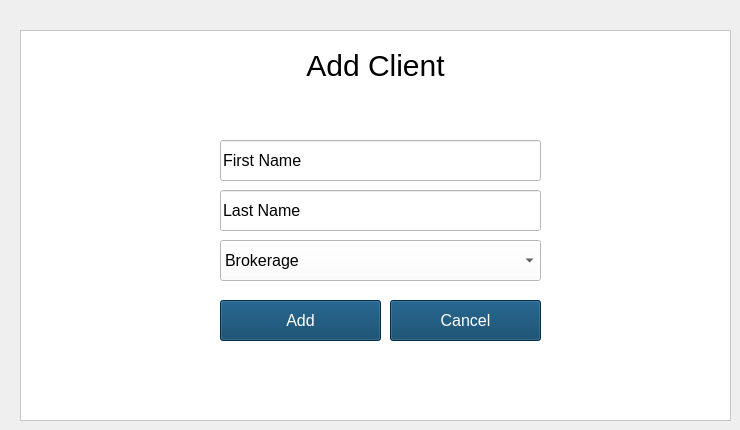
    <widget class="QWidget" name="add_client">
     <widget class="QFrame" name="frame_5">
      <property name="geometry">
       <rect>
        <x>20</x>
        <y>30</y>
        <width>711</width>
        <height>391</height>
       </rect>
      </property>
      <property name="styleSheet">
       <string notr="true">background-color: white
</string>
      </property>
      <property name="frameShape">
       <enum>QFrame::StyledPanel</enum>
      </property>
      <property name="frameShadow">
       <enum>QFrame::Raised</enum>
      </property>
      <widget class="QLabel" name="add_client_title">
       <property name="geometry">
        <rect>
         <x>20</x>
         <y>10</y>
         <width>671</width>
         <height>51</height>
        </rect>
       </property>
       <property name="styleSheet">
        <string notr="true">background-color: white;
color: black;
font-size: 30px;</string>
       </property>
       <property name="text">
        <string>Add Client</string>
       </property>
       <property name="alignment">
        <set>Qt::AlignCenter</set>
       </property>
      </widget>
      <widget class="QPushButton" name="add_client_btn_add">
       <property name="geometry">
        <rect>
         <x>200</x>
         <y>270</y>
         <width>161</width>
         <height>41</height>
        </rect>
       </property>
       <property name="palette">
        <palette>
         <active>
          <colorrole role="WindowText">
           <brush brushstyle="SolidPattern">
            <color alpha="255">
             <red>255</red>
             <green>255</green>
             <blue>255</blue>
            </color>
           </brush>
          </colorrole>
          <colorrole role="Button">
           <brush brushstyle="SolidPattern">
            <color alpha="255">
             <red>3</red>
             <green>62</green>
             <blue>99</blue>
            </color>
           </brush>
          </colorrole>
          <colorrole role="Text">
           <brush brushstyle="SolidPattern">
            <color alpha="255">
             <red>255</red>
             <green>255</green>
             <blue>255</blue>
            </color>
           </brush>
          </colorrole>
          <colorrole role="ButtonText">
           <brush brushstyle="SolidPattern">
            <color alpha="255">
             <red>255</red>
             <green>255</green>
             <blue>255</blue>
            </color>
           </brush>
          </colorrole>
          <colorrole role="Base">
           <brush brushstyle="SolidPattern">
            <color alpha="255">
             <red>3</red>
             <green>62</green>
             <blue>99</blue>
            </color>
           </brush>
          </colorrole>
          <colorrole role="Window">
           <brush brushstyle="SolidPattern">
            <color alpha="255">
             <red>3</red>
             <green>62</green>
             <blue>99</blue>
            </color>
           </brush>
          </colorrole>
          <colorrole role="PlaceholderText">
           <brush brushstyle="NoBrush">
            <color alpha="128">
             <red>255</red>
             <green>255</green>
             <blue>255</blue>
            </color>
           </brush>
          </colorrole>
         </active>
         <inactive>
          <colorrole role="WindowText">
           <brush brushstyle="SolidPattern">
            <color alpha="255">
             <red>255</red>
             <green>255</green>
             <blue>255</blue>
            </color>
           </brush>
          </colorrole>
          <colorrole role="Button">
           <brush brushstyle="SolidPattern">
            <color alpha="255">
             <red>3</red>
             <green>62</green>
             <blue>99</blue>
            </color>
           </brush>
          </colorrole>
          <colorrole role="Text">
           <brush brushstyle="SolidPattern">
            <color alpha="255">
             <red>255</red>
             <green>255</green>
             <blue>255</blue>
            </color>
           </brush>
          </colorrole>
          <colorrole role="ButtonText">
           <brush brushstyle="SolidPattern">
            <color alpha="255">
             <red>255</red>
             <green>255</green>
             <blue>255</blue>
            </color>
           </brush>
          </colorrole>
          <colorrole role="Base">
           <brush brushstyle="SolidPattern">
            <color alpha="255">
             <red>3</red>
             <green>62</green>
             <blue>99</blue>
            </color>
           </brush>
          </colorrole>
          <colorrole role="Window">
           <brush brushstyle="SolidPattern">
            <color alpha="255">
             <red>3</red>
             <green>62</green>
             <blue>99</blue>
            </color>
           </brush>
          </colorrole>
          <colorrole role="PlaceholderText">
           <brush brushstyle="NoBrush">
            <color alpha="128">
             <red>255</red>
             <green>255</green>
             <blue>255</blue>
            </color>
           </brush>
          </colorrole>
         </inactive>
         <disabled>
          <colorrole role="WindowText">
           <brush brushstyle="SolidPattern">
            <color alpha="255">
             <red>255</red>
             <green>255</green>
             <blue>255</blue>
            </color>
           </brush>
          </colorrole>
          <colorrole role="Button">
           <brush brushstyle="SolidPattern">
            <color alpha="255">
             <red>3</red>
             <green>62</green>
             <blue>99</blue>
            </color>
           </brush>
          </colorrole>
          <colorrole role="Text">
           <brush brushstyle="SolidPattern">
            <color alpha="255">
             <red>255</red>
             <green>255</green>
             <blue>255</blue>
            </color>
           </brush>
          </colorrole>
          <colorrole role="ButtonText">
           <brush brushstyle="SolidPattern">
            <color alpha="255">
             <red>255</red>
             <green>255</green>
             <blue>255</blue>
            </color>
           </brush>
          </colorrole>
          <colorrole role="Base">
           <brush brushstyle="SolidPattern">
            <color alpha="255">
             <red>3</red>
             <green>62</green>
             <blue>99</blue>
            </color>
           </brush>
          </colorrole>
          <colorrole role="Window">
           <brush brushstyle="SolidPattern">
            <color alpha="255">
             <red>3</red>
             <green>62</green>
             <blue>99</blue>
            </color>
           </brush>
          </colorrole>
          <colorrole role="PlaceholderText">
           <brush brushstyle="NoBrush">
            <color alpha="128">
             <red>255</red>
             <green>255</green>
             <blue>255</blue>
            </color>
           </brush>
          </colorrole>
         </disabled>
        </palette>
       </property>
       <property name="font">
        <font>
         <pointsize>12</pointsize>
        </font>
       </property>
       <property name="styleSheet">
        <string notr="true">background-color: #033E63;
color: white</string>
       </property>
       <property name="text">
        <string>Add</string>
       </property>
      </widget>
      <widget class="QPushButton" name="add_client_btn_cancel">
       <property name="geometry">
        <rect>
         <x>370</x>
         <y>270</y>
         <width>151</width>
         <height>41</height>
        </rect>
       </property>
       <property name="palette">
        <palette>
         <active>
          <colorrole role="WindowText">
           <brush brushstyle="SolidPattern">
            <color alpha="255">
             <red>255</red>
             <green>255</green>
             <blue>255</blue>
            </color>
           </brush>
          </colorrole>
          <colorrole role="Button">
           <brush brushstyle="SolidPattern">
            <color alpha="255">
             <red>3</red>
             <green>62</green>
             <blue>99</blue>
            </color>
           </brush>
          </colorrole>
          <colorrole role="Text">
           <brush brushstyle="SolidPattern">
            <color alpha="255">
             <red>255</red>
             <green>255</green>
             <blue>255</blue>
            </color>
           </brush>
          </colorrole>
          <colorrole role="ButtonText">
           <brush brushstyle="SolidPattern">
            <color alpha="255">
             <red>255</red>
             <green>255</green>
             <blue>255</blue>
            </color>
           </brush>
          </colorrole>
          <colorrole role="Base">
           <brush brushstyle="SolidPattern">
            <color alpha="255">
             <red>3</red>
             <green>62</green>
             <blue>99</blue>
            </color>
           </brush>
          </colorrole>
          <colorrole role="Window">
           <brush brushstyle="SolidPattern">
            <color alpha="255">
             <red>3</red>
             <green>62</green>
             <blue>99</blue>
            </color>
           </brush>
          </colorrole>
          <colorrole role="PlaceholderText">
           <brush brushstyle="NoBrush">
            <color alpha="128">
             <red>255</red>
             <green>255</green>
             <blue>255</blue>
            </color>
           </brush>
          </colorrole>
         </active>
         <inactive>
          <colorrole role="WindowText">
           <brush brushstyle="SolidPattern">
            <color alpha="255">
             <red>255</red>
             <green>255</green>
             <blue>255</blue>
            </color>
           </brush>
          </colorrole>
          <colorrole role="Button">
           <brush brushstyle="SolidPattern">
            <color alpha="255">
             <red>3</red>
             <green>62</green>
             <blue>99</blue>
            </color>
           </brush>
          </colorrole>
          <colorrole role="Text">
           <brush brushstyle="SolidPattern">
            <color alpha="255">
             <red>255</red>
             <green>255</green>
             <blue>255</blue>
            </color>
           </brush>
          </colorrole>
          <colorrole role="ButtonText">
           <brush brushstyle="SolidPattern">
            <color alpha="255">
             <red>255</red>
             <green>255</green>
             <blue>255</blue>
            </color>
           </brush>
          </colorrole>
          <colorrole role="Base">
           <brush brushstyle="SolidPattern">
            <color alpha="255">
             <red>3</red>
             <green>62</green>
             <blue>99</blue>
            </color>
           </brush>
          </colorrole>
          <colorrole role="Window">
           <brush brushstyle="SolidPattern">
            <color alpha="255">
             <red>3</red>
             <green>62</green>
             <blue>99</blue>
            </color>
           </brush>
          </colorrole>
          <colorrole role="PlaceholderText">
           <brush brushstyle="NoBrush">
            <color alpha="128">
             <red>255</red>
             <green>255</green>
             <blue>255</blue>
            </color>
           </brush>
          </colorrole>
         </inactive>
         <disabled>
          <colorrole role="WindowText">
           <brush brushstyle="SolidPattern">
            <color alpha="255">
             <red>255</red>
             <green>255</green>
             <blue>255</blue>
            </color>
           </brush>
          </colorrole>
          <colorrole role="Button">
           <brush brushstyle="SolidPattern">
            <color alpha="255">
             <red>3</red>
             <green>62</green>
             <blue>99</blue>
            </color>
           </brush>
          </colorrole>
          <colorrole role="Text">
           <brush brushstyle="SolidPattern">
            <color alpha="255">
             <red>255</red>
             <green>255</green>
             <blue>255</blue>
            </color>
           </brush>
          </colorrole>
          <colorrole role="ButtonText">
           <brush brushstyle="SolidPattern">
            <color alpha="255">
             <red>255</red>
             <green>255</green>
             <blue>255</blue>
            </color>
           </brush>
          </colorrole>
          <colorrole role="Base">
           <brush brushstyle="SolidPattern">
            <color alpha="255">
             <red>3</red>
             <green>62</green>
             <blue>99</blue>
            </color>
           </brush>
          </colorrole>
          <colorrole role="Window">
           <brush brushstyle="SolidPattern">
            <color alpha="255">
             <red>3</red>
             <green>62</green>
             <blue>99</blue>
            </color>
           </brush>
          </colorrole>
          <colorrole role="PlaceholderText">
           <brush brushstyle="NoBrush">
            <color alpha="128">
             <red>255</red>
             <green>255</green>
             <blue>255</blue>
            </color>
           </brush>
          </colorrole>
         </disabled>
        </palette>
       </property>
       <property name="font">
        <font>
         <pointsize>12</pointsize>
        </font>
       </property>
       <property name="styleSheet">
        <string notr="true">background-color: #033E63;
color: white</string>
       </property>
       <property name="text">
        <string>Cancel</string>
       </property>
      </widget>
      <widget class="QLineEdit" name="add_client_text_first_name">
       <property name="geometry">
        <rect>
         <x>200</x>
         <y>110</y>
         <width>321</width>
         <height>41</height>
        </rect>
       </property>
       <property name="font">
        <font>
         <pointsize>12</pointsize>
        </font>
       </property>
       <property name="styleSheet">
        <string notr="true">background-color: white;
color: black;</string>
       </property>
       <property name="text">
        <string>First Name</string>
       </property>
      </widget>
      <widget class="QLineEdit" name="add_client_text_last_name">
       <property name="geometry">
        <rect>
         <x>200</x>
         <y>160</y>
         <width>321</width>
         <height>41</height>
        </rect>
       </property>
       <property name="font">
        <font>
         <pointsize>12</pointsize>
        </font>
       </property>
       <property name="styleSheet">
        <string notr="true">background-color: white;
color: black;</string>
       </property>
       <property name="text">
        <string>Last Name</string>
       </property>
      </widget>
      <widget class="QComboBox" name="add_client_cmb_service">
       <property name="geometry">
        <rect>
         <x>200</x>
         <y>210</y>
         <width>321</width>
         <height>41</height>
        </rect>
       </property>
       <property name="font">
        <font>
         <pointsize>-1</pointsize>
        </font>
       </property>
       <property name="styleSheet">
        <string notr="true">font-size: 16px;
background-color: white;
color: black;</string>
       </property>
       <item>
        <property name="text">
         <string>Brokerage</string>
        </property>
       </item>
       <item>
        <property name="text">
         <string>Retirement</string>
        </property>
       </item>
      </widget>
     </widget>
    </widget>
